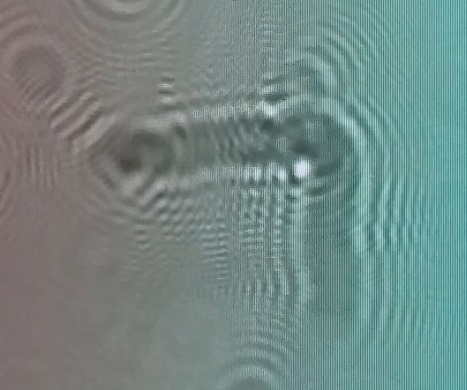
#> input picture rawImage/Lfib_300_2440_raw.jpg, 467 x 390 px, found by its file name; its folder holds only this picture in this run
$ python findZ_histogram.py
#> lines starting #> are read from the running program, lines starting #| are printed output that depends on the picture
"""
findZ
Manually find reconsturction Z and save reconstructed image and z value in image name
Designed for file format 'alg_3_4360.jpg'. Change line 96 if different format.

V10 9.13.21 Added startswith for Mac hidden files
V9  8.21.21 Prevent Z from going negative, added instructions
v8  8.21.21 Fixed rollover error on reconstruction using clipping
V7  6.05.21 saves the reco image as foo_1_4000_reco.jpg
V6  2.23.21 image format= did_13_3940.jpg where 13 is image number, Z in um, if z=0, no focus is provided

Use SPACE BAR to save z in file name.
Use 'x' to skip file
Use 'q' to quit

Tom Zimmerman CCC, IBM Research September 16, 2020
This work is funded by the National Science Foundation (NSF) grant No. DBI-1548297, Center for Cellular Construction.
Disclaimer:  Any opinions, findings and conclusions or recommendations expressed in this material are those of the authors and do not necessarily reflect the views of the National Science Foundation.
"""
import numpy as np
import cv2
from os import listdir,rename,getcwd
from os.path import isfile, join
from matplotlib import pyplot as plt

################## SETTINGS ################
defaultZ=3000       # if z is not known
zStep = 20          # how many Z values to traverse at a time.
dxy   = 1.4e-6      # imager pixel size in meters.
wvlen = 650.0e-9    # red laser wavelength (meters)
zScale=1e-6         # convert z units to microns
DISPLAY_REZ=(800,800)

dirIn = r'\rawImage\\'
dirOut = r'\recoImage\\'
imageNamePrefix='testImage'        # used when saving images
################# FUNCTIONS #################

def recoFrame(cropIM, z):
    #make even coordinates
    (yRez,xRez)=cropIM.shape
    if (xRez%2)==1:
        xRez-=1
    if (yRez%2)==1:
        yRez-=1
    cropIM=cropIM[0:yRez,0:xRez]
    res = propagate(np.sqrt(cropIM), wvlen, z, dxy)	 #calculate wavefront at z
    amp = np.abs(res)**2          # output is the complex field, still need to compute intensity via abs(res)**2
    amp = np.clip(amp,0,255)        # prevent rollover when converting to 8 bit
    ampInt = amp.astype('uint8')
    return(ampInt)

def propagate(input_img, wvlen, zdist, dxy):
    M, N = input_img.shape # get image size, rows M, columns N, they must be even numbers!

    # prepare grid in frequency space with origin at 0,0
    _x1 = np.arange(0,N/2)
    _x2 = np.arange(N/2,0,-1)
    _y1 = np.arange(0,M/2)
    _y2 = np.arange(M/2,0,-1)
    _x  = np.concatenate([_x1, _x2])
    _y  = np.concatenate([_y1, _y2])
    x, y  = np.meshgrid(_x, _y)
    kx,ky = x / (dxy * N), y / (dxy * M)
    kxy2  = (kx * kx) + (ky * ky)

    # compute FT at z=0
    E0 = np.fft.fft2(np.fft.fftshift(input_img))

    # compute phase aberration
    _ph_abbr   = np.exp(-1j * np.pi * wvlen * zdist * kxy2)
    output_img = np.fft.ifftshift(np.fft.ifft2(E0 * _ph_abbr))
    return output_img

def directions():
    print('='*30,'DIRECTIONS','='*30)
    print('Click on image to enable key commands')
    print('Press "+" and "-" keys to change reconstruction z in 20 um steps')
    print('Hold "shift" while pressing "+" or "-" keys to change z in 200 um steps')
    print('Press SPACE BAR to save z in file name')
    print('Press "x" to skip file')
    print('Press "q" to quit program')
    print('='*73)
    print()

def getHistogram(im):
    histogram, bin_edges = np.histogram(im, bins=256, range=(0, 255))
    plt.clf()
    plt.title("Grayscale Histogram")
    plt.xlabel("grayscale value")
    plt.ylabel("pixels")
    #plt.ylim([0, 2000])     # limit y range
    plt.xlim([0, 255])      # limit x range
    plt.plot(bin_edges[0:-1], histogram)


##############  MAIN  ##############

directions() # print directions
# find files in directory
cwd=getcwd()
plt.ion()
plt.figure()

files = [f for f in listdir(cwd+dirIn) if isfile(join(cwd+dirIn, f)) if not f.startswith('.')] # added startswitch for Mac hidden files
startIndex=0
z=defaultZ
lastZ=0
for i in range(startIndex,len(files)):
    fileName=files[i]
    print('Processing:',fileName)

    # create fileIndex from fileName, file format 'alg_3_4360.jpg'
    a=fileName.split('_')
    imageNumber=int(a[1]) # if file format '3_4360.jpg', change a[1] to a[0]

    # get image
    im = cv2.imread(cwd + dirIn + fileName, 0) #Read the image as grayscale
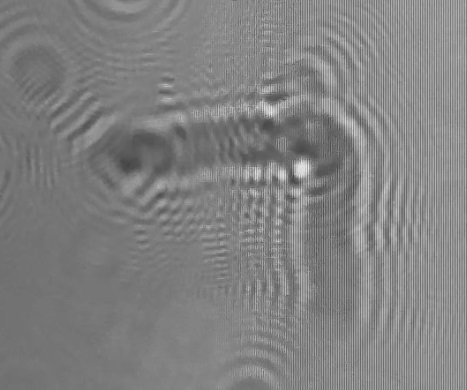
#> im: shape (390, 467); min 65, max 233, mean 129.4

    count=0
    done=False
    end=False
    reject=False
    while done==False and end==False:
        ampIM = recoFrame(im, z*zScale)
#> in propagate, `E0 = np.fft.fft2(np.fft.fftshift(input_img))`:
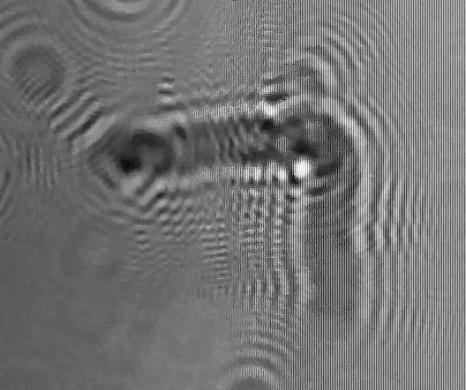
#> input_img: shape (390, 466) float16; min 8.06, max 15.27, mean 11.34; drawn with min black and max white
#> in recoFrame, `amp = np.abs(res)**2`:
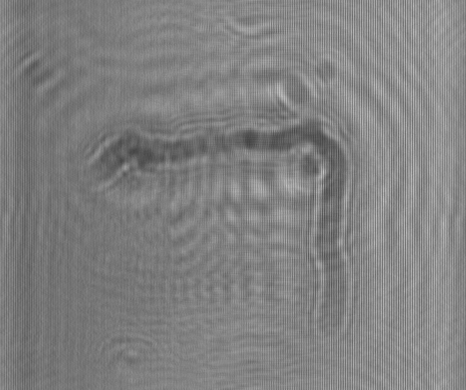
#> amp: shape (390, 466) float64; min 67.27, max 196.8, mean 129.4
        cv2.imshow('reco',cv2.resize(ampIM,DISPLAY_REZ))
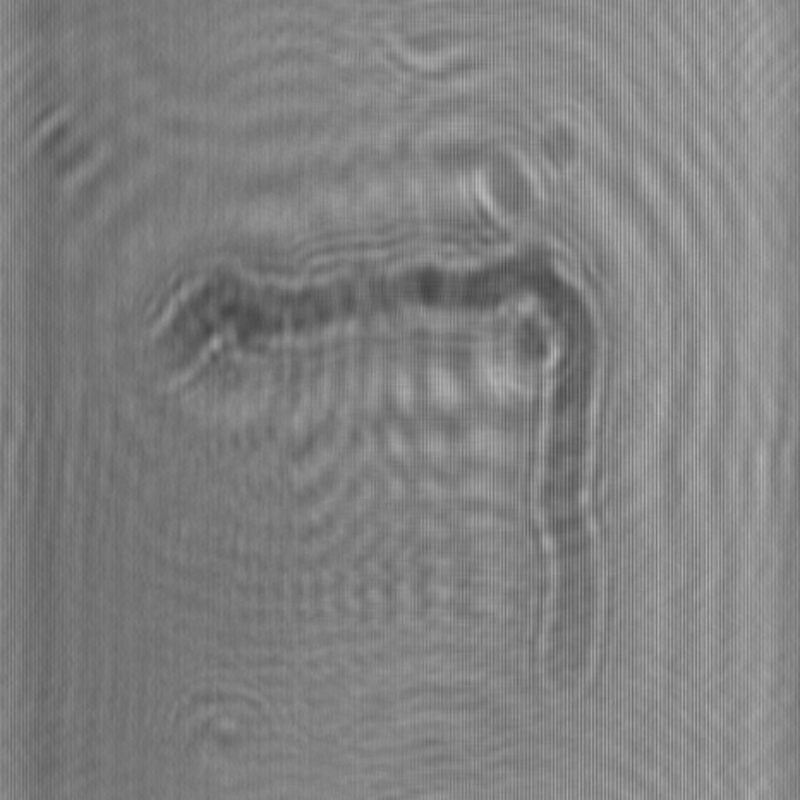
#> window 'reco': shape (800, 800); min 68, max 190, mean 128.8
        cv2.imshow('raw',cv2.resize(im,DISPLAY_REZ))
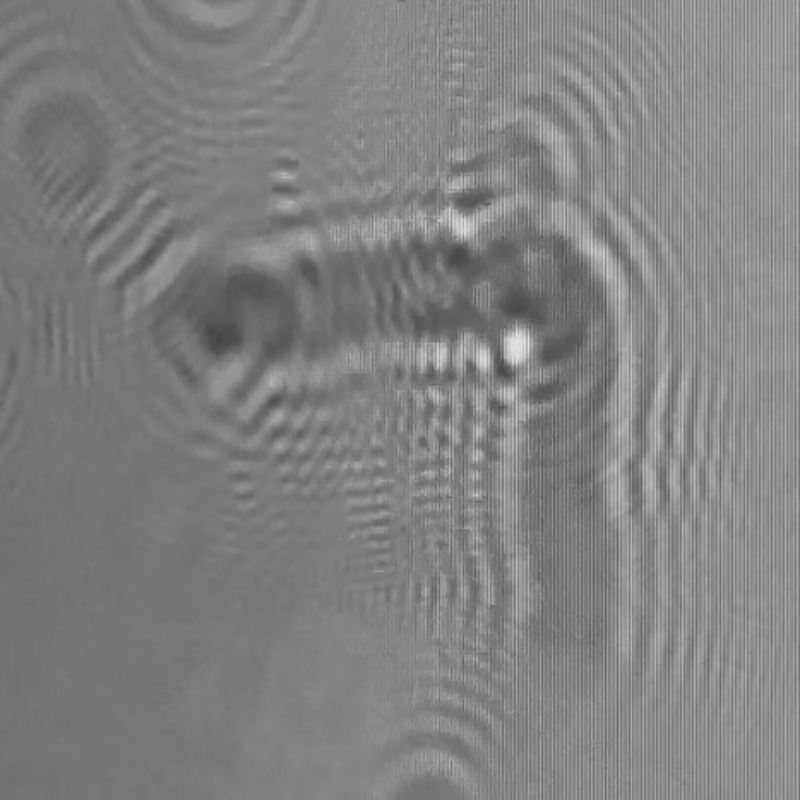
#> window 'raw': shape (800, 800); min 67, max 230, mean 129.3
        if z!=lastZ:
            getHistogram(ampIM)
#> in getHistogram, `histogram, bin_edges = np.histogram(im, bins=256, range=(0, 255))`: histogram = 256 values, max 5832 at index 122, min 0 at index 0, mean 709.9; bin_edges = 257 values from 0 to 255
            lastZ=z
        key=cv2.waitKey(1)
#> (key q is pressed here)
        if key==ord(' '): #space bar SAVE GOOD X
            done=True
        elif key==ord('='):
            z+=zStep
            print(z,end=',')
        elif key==ord('+'):
            z+=zStep*10
            print(z,end=',')
        elif key==ord('-'):
            z-=zStep
            if z<0:
                z=0
                print('MIN VALUE',end=',')
            print(z,end=',')
        elif key==ord('_'):
            z-=zStep*10
            if z<0:
                z=0
                print('MIN VALUE',end=',')
            print(z,end=',')
        elif key== ord('q'):
            end=True
        elif key==ord('x'):
            done=True
            reject=True

    if end==True:
        break
    elif reject==True:
        pass
    elif done==True:
        newName=imageNamePrefix+'_'+str(imageNumber)+'_'+str(z)+'_reco.jpg'
        cv2.imwrite(cwd+dirOut+newName,ampIM)
        print()
        print('Saved:',newName)
        print()

print('Quit requested so closing window and ending program, bye!')
cv2.destroyAllWindows()
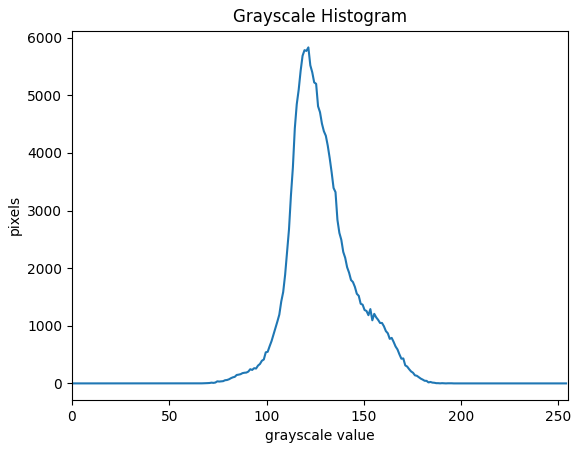
#> figure drawn by matplotlib, 1 panel; curve peaks at x = 121.5, y = 5832

$ run again, on rawImage/Lfib_335_2480_raw.jpg
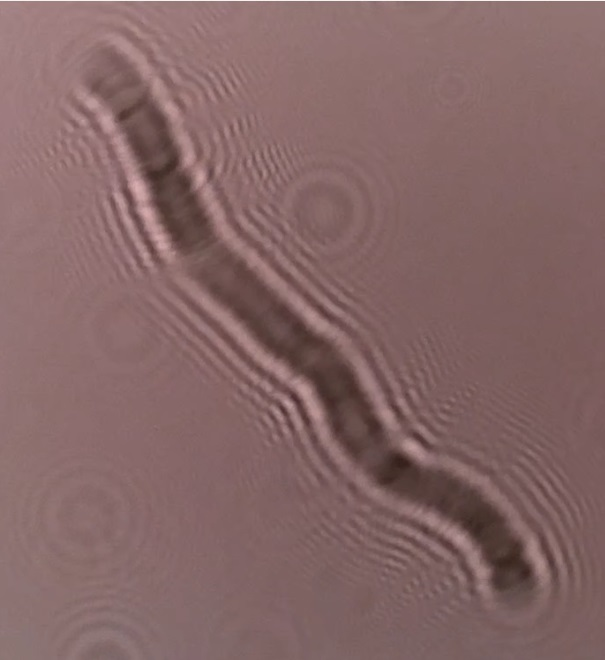
#> input picture rawImage/Lfib_335_2480_raw.jpg, 605 x 660 px, found by its file name
#> `cv2.imshow('raw',cv2.resize(im,DISPLAY_REZ))`:
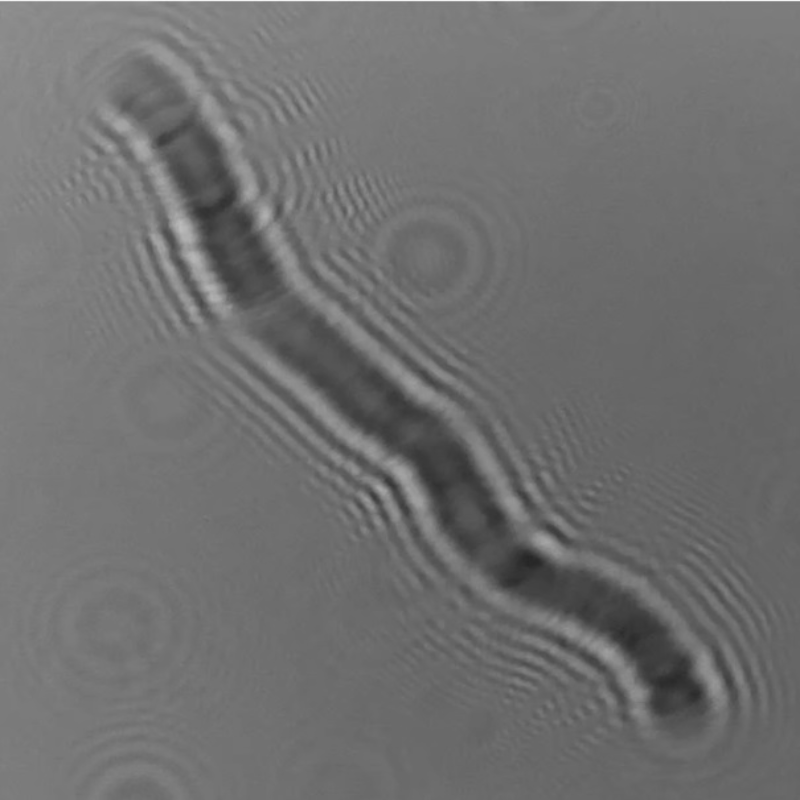
#> window 'raw': shape (800, 800); min 37, max 245, mean 111.7
#> histogram = 256 values, max 13911 at index 115, min 0 at index 0, mean 1557.2; bin_edges = 257 values from 0 to 255
#> `cv2.destroyAllWindows()`:
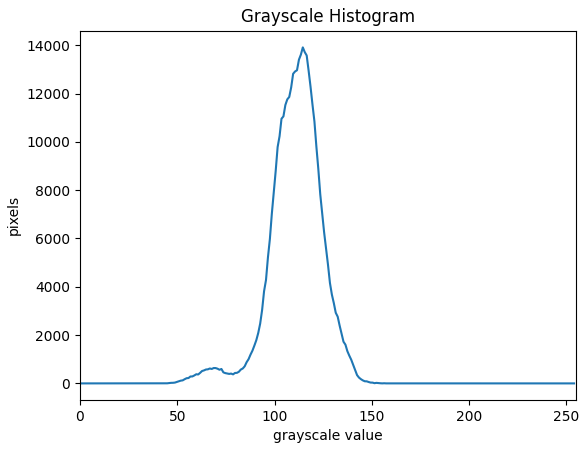
#> figure drawn by matplotlib, 1 panel; curve peaks at x = 114.6, y = 13911

$ run again, on rawImage/Lfib_341_3220_raw.jpg
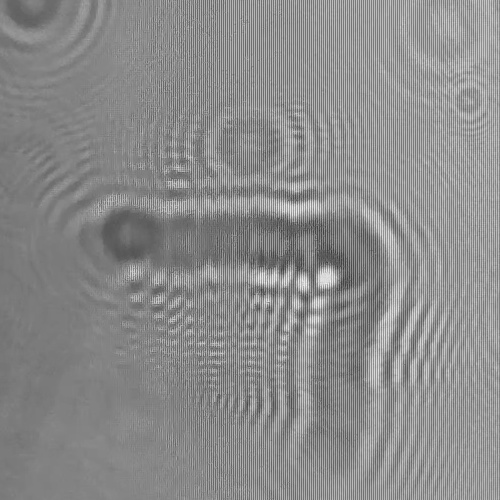
#> input picture rawImage/Lfib_341_3220_raw.jpg, 500 x 500 px, found by its file name
#> im is the input picture: shape (500, 500); min 57, max 244, mean 139.6
#> in recoFrame, `amp = np.abs(res)**2`:
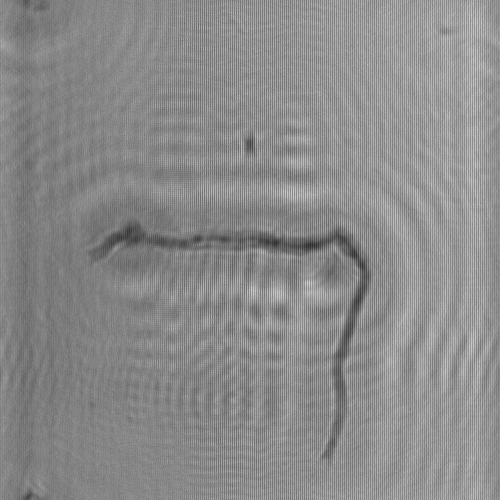
#> amp: shape (500, 500) float64; min 46.29, max 213.4, mean 139.6
#> histogram = 256 values, max 7070 at index 129, min 0 at index 0, mean 976.6; bin_edges = 257 values from 0 to 255
#> `cv2.destroyAllWindows()`:
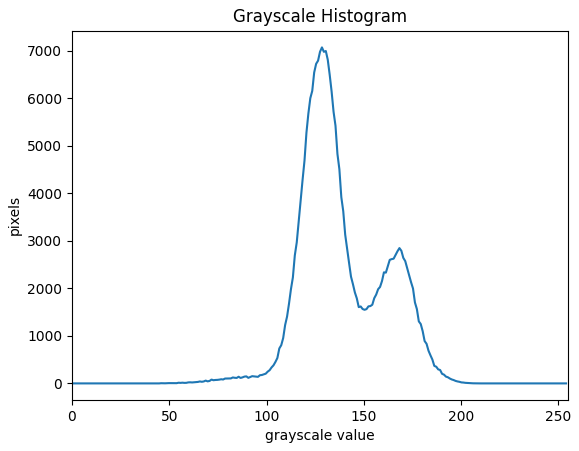
#> figure drawn by matplotlib, 1 panel; curve peaks at x = 128.5, y = 7070

$ run again, on rawImage/M6_3_1184_raw.jpg
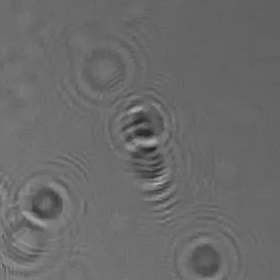
#> input picture rawImage/M6_3_1184_raw.jpg, 280 x 280 px, found by its file name
#> im is the input picture: shape (280, 280); min 32, max 183, mean 106.4
#> in propagate, `E0 = np.fft.fft2(np.fft.fftshift(input_img))`:
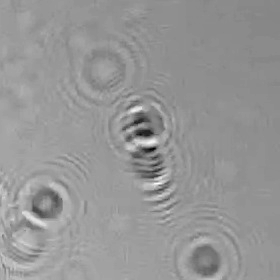
#> input_img: shape (280, 280) float16; min 5.66, max 13.53, mean 10.3; drawn with min black and max white
#> histogram = 256 values, max 4388 at index 103, min 0 at index 0, mean 306.2; bin_edges = 257 values from 0 to 255
#> `cv2.destroyAllWindows()`:
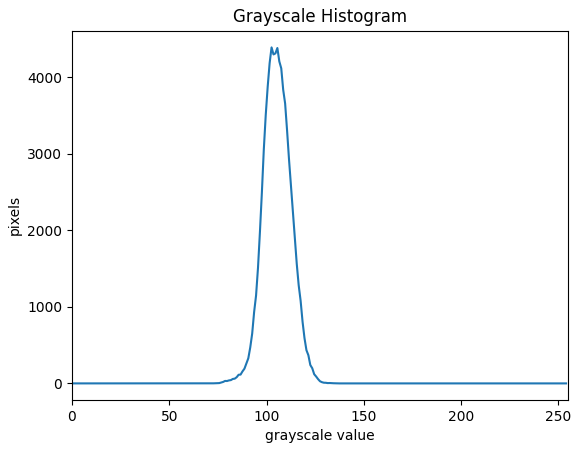
#> figure drawn by matplotlib, 1 panel; curve peaks at x = 102.6, y = 4388
